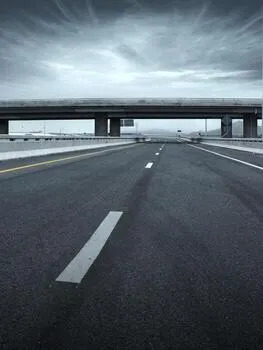
#> input picture 01_camera_geometry/data/sample_frame.jpg, 263 x 350 px, found by its file name
$ python image_basics.py
#> lines starting #> are read from the running program, lines starting #| are printed output that depends on the picture
# 01_camera_geometry/src/image_basics.py
import cv2
import numpy as np
import matplotlib.pyplot as plt
from pathlib import Path

# ── 1. Read and inspect ───────────────────────────────────────────────────────
img_bgr = cv2.imread("data/sample_frame.jpg")
#> img_bgr is the input picture: shape (350, 263, 3); mean B, G, R 110.1, 101.4, 90.3

print(f"Shape:  {img_bgr.shape}")    # (height, width, 3)
#| Shape:  (350, 263, 3)
print(f"Dtype:  {img_bgr.dtype}")    # uint8
#| Dtype:  uint8
print(f"Min px: {img_bgr.min()}  Max px: {img_bgr.max()}")
#| Min px: 0  Max px: 255

# ── 2. Display correctly in matplotlib ───────────────────────────────────────
img_rgb = cv2.cvtColor(img_bgr, cv2.COLOR_BGR2RGB)

Path("outputs").mkdir(exist_ok=True)
plt.figure(figsize=(10, 5))
plt.subplot(1, 2, 1)
plt.imshow(img_bgr)          # wrong colours — intentional, see the difference
plt.title("BGR (wrong)")
plt.axis("off")

plt.subplot(1, 2, 2)
plt.imshow(img_rgb)          # correct colours
plt.title("RGB (correct)")
plt.axis("off")

plt.savefig("outputs/bgr_vs_rgb.png", bbox_inches="tight")
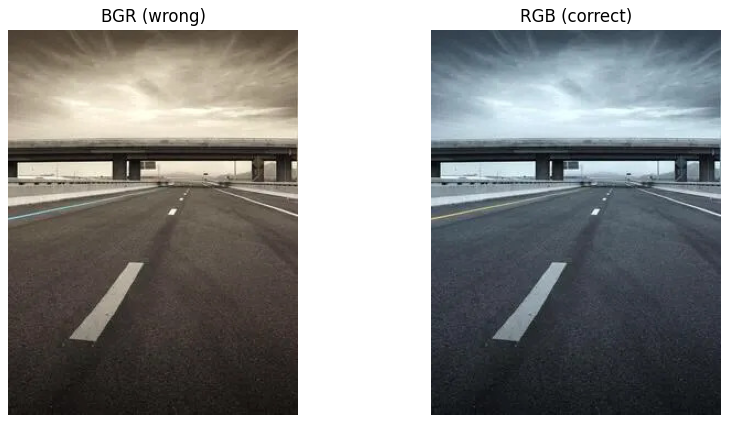
#> figure drawn by matplotlib, 2 panels; B, G, R data is drawn as R, G, B
print("Saved bgr_vs_rgb.png")

# ── 3. Basic transforms ───────────────────────────────────────────────────────
resized = cv2.resize(img_bgr, (640, 480))
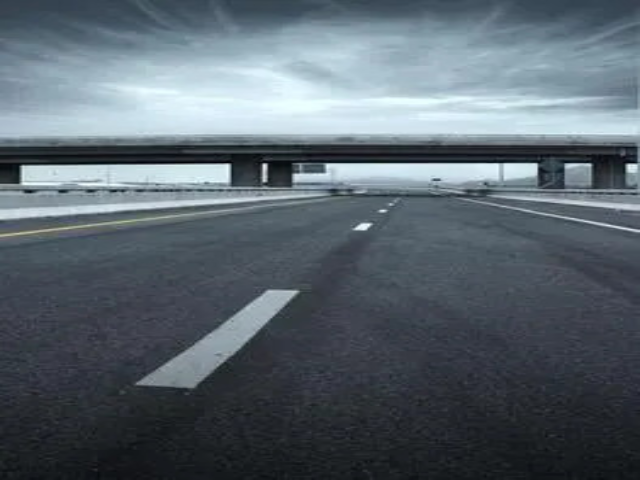
#> resized: shape (480, 640, 3); mean B, G, R 110, 101.2, 90.2
gray    = cv2.cvtColor(img_bgr, cv2.COLOR_BGR2GRAY)

print(f"Resized shape: {resized.shape}")   # (480, 640, 3)
#| Resized shape: (480, 640, 3)
print(f"Gray shape:    {gray.shape}")      # (480, width) — no channel dim
#| Gray shape:    (350, 263)

cv2.imwrite("outputs/resized.jpg", resized)
cv2.imwrite("outputs/gray.jpg", gray)

# ── 4. Draw a bounding box and label ─────────────────────────────────────────
annotated = img_bgr.copy()    # always work on a copy, never modify the original

cv2.rectangle(
    annotated,
    pt1=(100, 80),            # top-left corner (x, y)
    pt2=(400, 300),           # bottom-right corner (x, y)
    color=(0, 255, 0),        # green in BGR
    thickness=2
)
cv2.putText(
    annotated,
    text="Car: 0.94",
    org=(100, 74),            # position of text bottom-left corner
    fontFace=cv2.FONT_HERSHEY_SIMPLEX,
    fontScale=0.7,
    color=(0, 255, 0),
    thickness=2
)
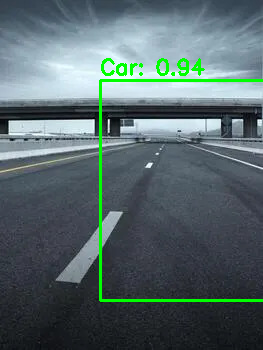
#> annotated: shape (350, 263, 3); mean B, G, R 106.3, 104, 87
cv2.imwrite("outputs/annotated.jpg", annotated)
print("Saved annotated.jpg")

# ── 5. Read a video frame by frame ───────────────────────────────────────────
# If you don't have a video file yet, skip this block for now
# and come back to it on Day 6 when you build the video annotator
cap = cv2.VideoCapture("data/sample_frame.jpg")  # placeholder
# We'll do the real video loop on Day 6
